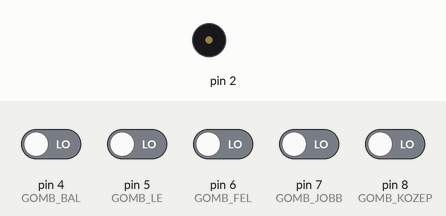
Bench run of a sketch on a simulated Arduino Uno, built with avr-gcc and run on an emulated ATmega328P. Parts: buzzer (waves = sounding). The test bench sets the inputs (shaded band); at power-on: pin 4 (GOMB_BAL), pin 5 (GOMB_LE), pin 6 (GOMB_FEL), pin 7 (GOMB_JOBB), pin 8 (GOMB_KOZEP) LOW. What the sketch prints to the serial monitor is not drawn.

Above: at 1.2 s.
1.3 s: pin 4 (GOMB_BAL) driven HIGH
At 2.4 s:
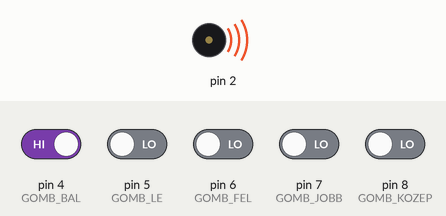
Timing chart, 0 to 4.3 s (numbered marks = the images above; inputs shaded):
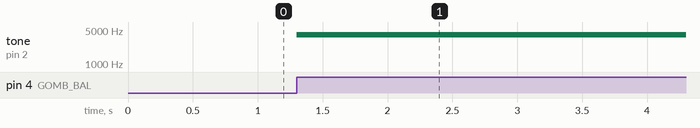

The sketch:

sketch_jan07a.ino
```cpp
#define GOMB_KOZEP 8
#define GOMB_BAL 4
#define GOMB_FEL 6
#define GOMB_JOBB 7
#define GOMB_LE 5
void setup() {
  pinMode(GOMB_KOZEP, INPUT);
  pinMode(GOMB_BAL, INPUT);
  pinMode(GOMB_FEL, INPUT);
  pinMode(GOMB_JOBB, INPUT);
  Serial.begin(9600);
  Serial.println("HANGOS prog v1");

}

void loop() {
if (digitalRead(GOMB_KOZEP))
{

  tone(2, 2000, 20);
}
if (digitalRead(GOMB_BAL))
{

  tone(2, 4000, 20);
}
if (digitalRead(GOMB_FEL))
{

  tone(2, 4000, 20);
}
if (digitalRead(GOMB_JOBB))
{

  tone(2, 4000, 20);
}
if (digitalRead(GOMB_LE))
{

  tone(2, 4000, 20);
}
}
```

Measured:
- after the input at 1.3 s, tone on pin 2: silent → 4000 Hz at once
